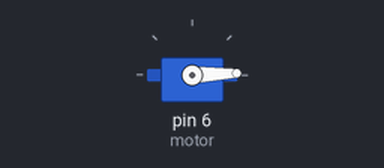
Simulated run of this program. Board: Arduino Uno, built with avr-gcc and run on an emulated ATmega328P. Shown: servo.

Above: at 0.05 s.
At 1.75 s:
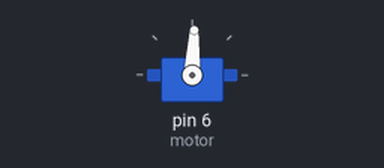
At 3.45 s:
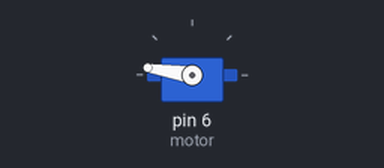
At 6.9 s:
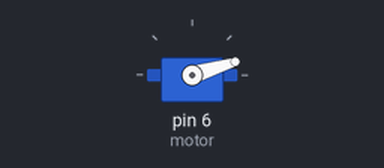
Timing chart, 0 to 9.4 s (numbered marks = the images above):
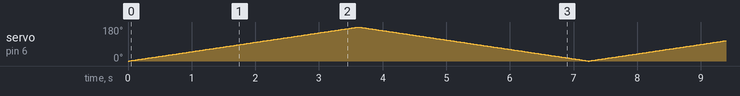

The program:

main.cpp
```cpp
#include <Arduino.h>
#include <Servo.h>
Servo motor;
//todo:boolean durum = true;
void setup() {
  motor.attach(6);
}

void loop() {
  /*if(durum) {
    motor.write(50);
    durum = false;
    delay(1000);
  }else {
    motor.write(140);
    delay(1000);
  }
  if(not durum) {
    motor.write(100);
    durum = true;
    delay(1000);
  }else {
    motor.write(180);
    delay(1000);
  }
  motor.write(30);
  delay(1000);*/
  for(int i = 0;i<180;i++) {
    motor.write(i);
    delay(20);
  }
  for(int i = 180;i>0;i--) {
    motor.write(i);
    delay(20);
  }

}
```
